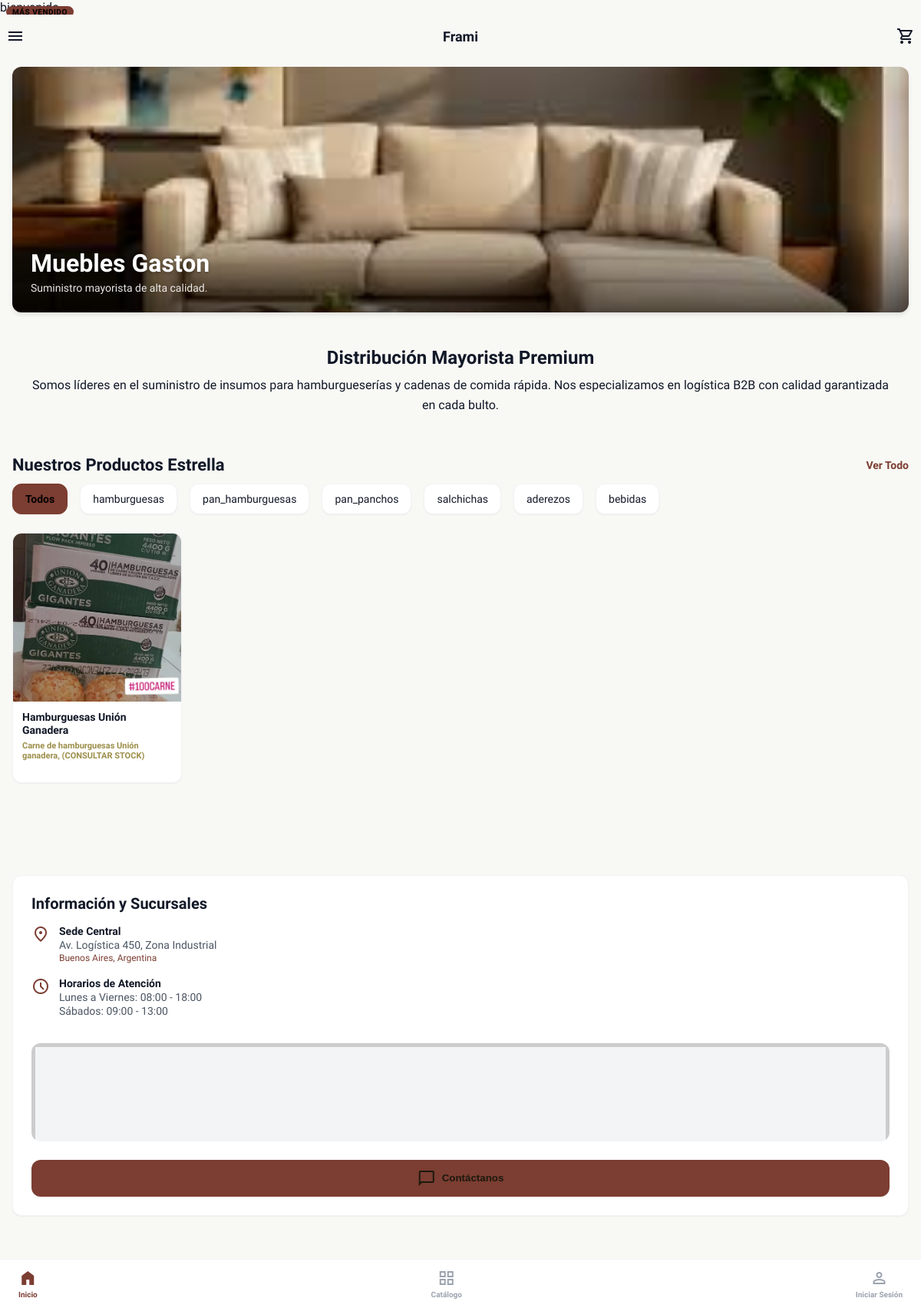
The page /public/index.php on the database its author committed.
### tables this page shows
CREATE TABLE `productos` (
  `id_producto` int(11) NOT NULL,
  `created_at` timestamp NOT NULL DEFAULT current_timestamp(),
  `nombre` varchar(255) NOT NULL,
  `peso_gr` bigint(20) DEFAULT NULL,
  `precio` decimal(10,2) DEFAULT NULL,
  `stock` tinyint(1) NOT NULL DEFAULT 1,
  `fecha_vencimiento` date DEFAULT NULL,
  `ruta` text DEFAULT NULL,
  `id_categoria` int(11) NOT NULL,
  `cantidad` int(11) NOT NULL,
  `descripcion` text DEFAULT NULL,
  `activo` tinyint(1) NOT NULL DEFAULT 1,
  `destacado` tinyint(1) NOT NULL DEFAULT 0
);

### public/index.php (the view, shortened to what this page needs)
<?php
$conn = conectar();
?>
<!DOCTYPE html>
<html class="light" lang="es">
<head>
    <link href="styles.css" rel="stylesheet" />
</head>
<body>
    <div style="display: flex; flex-direction: column; min-height: 100vh;">
        <div class="home-header">
            <div style="display: flex; align-items: center; width: 3rem;">
                <span class="app-icon" style="font-size: 1.5rem;">menu</span>
            </div>
            <h2 class="brand-title">Frami</h2>
            <div style="width: 3rem; display: flex; justify-content: flex-end;">
                <button id="carrito" class="btn-icon" style="padding: 0;">
                    <span class="app-icon" style="font-size: 1.5rem;">shopping_cart</span>
                </button>
            </div>
        </div>
        <div class="hero-container">
            <div class="hero-card"
                style='background-image: linear-gradient(0deg, rgba(0, 0, 0, 0.6) 0%, rgba(0, 0, 0, 0) 40%), url("../assets/pictures/muebles.jpg");'>
                <div class="hero-content">
                    <p class="hero-title">Muebles Gaston</p>
                    <p class="hero-subtitle">Suministro mayorista de alta calidad.</p>
                </div>
            </div>
        </div>
        <div class="info-section">
            <h3 class="section-headline">Distribución Mayorista Premium</h3>
            <p class="section-desc">
                Somos líderes en el suministro de insumos para hamburgueserías y cadenas de comida rápida. Nos
                especializamos en logística B2B con calidad garantizada en cada bulto.
            </p>
        </div>
        <div class="section-header-row">
            <h2 class="section-title">Nuestros Productos Estrella</h2>
            <span class="link-action">Ver Todo</span>
        </div>
        <div class="scroll-container" style="padding: 0 1rem 0.5rem 1rem;">
            <?php
            $currentCategory = isset($_GET['categoria']) ? $_GET['categoria'] : 'Todos';
            $categories = ['Todos', 'hamburguesas', 'pan_hamburguesas', 'pan_panchos', 'salchichas', 'aderezos', 'bebidas'];
            foreach ($categories as $cat):
                $isActive = ($currentCategory === $cat) ? 'active' : '';
                $url = ($cat === 'Todos') ? 'index.php' : 'index.php?categoria=' . urlencode($cat);
                ?>
                <a href="<?php echo $url; ?>" class="category-btn <?php echo $isActive; ?>"
                    style="text-decoration: none; color: inherit; display: inline-flex;">
                    <p><?php echo htmlspecialchars($cat); ?></p>
                </a>
            <?php endforeach; ?>
        </div>
        <?php
        $sql = "SELECT p.* FROM productos p LEFT JOIN categoria c ON p.id_categoria = c.id_categoria WHERE p.activo AND p.destacado=1";
        $params = [];
        $preparar = $conn->prepare($sql);
        $preparar->execute($params);
        $productos = $preparar->fetchAll(PDO::FETCH_ASSOC);
        if ($preparar->rowCount() > 0) {
            echo " <div class='product-grid'> ";
            foreach ($productos as $producto) {
                if ($producto['destacado'] == 1) {
                    echo "<span class='badge-overlay'>Más Vendido</span>";
                }
                echo " <div class='product-card-vertical'> ";
                echo " <div class='product-image-container' style='background-image: url($producto[ruta]);'> ";
                echo " </div> ";
                echo " <div class='product-info-vertical'> ";
                echo " <p class='product-title-sm'>$producto[nombre]</p> ";
                echo " <p class='product-meta'>$producto[descripcion]</p> ";
                echo " </div> ";
                echo " </div> ";
            }
            echo " </div> ";
        } else {
            echo "No se encontraron productos";
        } ?>
    </div>
    <div class="info-box">
        <h2 class="section-title" style="margin-bottom: 1rem; font-size: 1.25rem;">Información y Sucursales</h2>
        <div style="display: flex; flex-direction: column;">
            <div class="info-row">
                <span class="app-icon" style="color: var(--color-primary);">location_on</span>
                <div class="info-content">
                    <p class="info-title">Sede Central</p>
                    <p class="info-text">Av. Logística 450, Zona Industrial</p>
                    <p class="info-sub">Buenos Aires, Argentina</p>
                </div>
            </div>
            <div class="info-row">
                <span class="app-icon" style="color: var(--color-primary);">schedule</span>
                <div class="info-content">
                    <p class="info-title">Horarios de Atención</p>
                    <p class="info-text">Lunes a Viernes: 08:00 - 18:00</p>
                    <p class="info-text">Sábados: 09:00 - 13:00</p>
                </div>
            </div>
        </div>
        <div class="map-container">
            <iframe
                src="https://www.google.com/maps/embed?pb=!1m18!1m12!1m3!1d3301.580512364792!2d-58.32948125625436!3d-34.736069163360064!2m3!1f0!2f0!3f0!3m2!1i1024!2i768!4f13.1!3m3!1m2!1s0x95a32be4e427b0e7%3A0x73ae1571d646cdb9!2sCentro%20de%20Formacion%20Laboral%20N%C2%BA402%20%22Fray%20Luis%20Beltr%C3%A1n%22.%20Quilmes!5e0!3m2!1ses-419!2sar!4v1769450216850!5m2!1ses-419!2sar"
                width="100%" height="450" style="border:5px solid #ccc;" allowfullscreen="" loading="lazy"
></iframe>
        </div>
        <button class="btn-contact">
            <span class="app-icon">chat_bubble</span>
            Contáctanos
        </button>
    </div>
    <div style="height: 6rem;">
        <div class="bottom-nav">
            <a href="index.php" class="nav-item active">
                <span class="app-icon" style="font-variation-settings: 'FILL' 1;">home</span>
                <span class="nav-label">Inicio</span>
            </a>
            <a href="catalogo/index.php" class="nav-item">
                <span class="app-icon">grid_view</span>
                <span class="nav-label">Catálogo</span>
            </a>
            <a href="../index.php" class="nav-item">
                <span class="app-icon">person</span>
                <span class="nav-label">Iniciar Sesión</span>
            </a>
        </div>
    </div>
</body>
</html>

### assets/css/variables.css (style rules this page uses)
:root { --color-primary: rgb(124, 61, 50); --color-primary-hover: rgb(124, 61, 50); --color-bg-light: #f8f8f5; --color-bg-dark: #121212; --color-surface-light: #ffffff; --color-surface-dark: #1e1e1e; --text-main-light: #111827; --text-sec-light: #6b7280; --text-main-dark: #ffffff; --text-sec-dark: #9ca3af; --border-light: #f3f4f6; --border-dark: #1f2937; --radius-sm: 0.25rem; --radius-md: 0.5rem; --radius-lg: 0.75rem; --radius-full: 9999px; --radius-xl: 0.75rem; --font-main: 'Work Sans', sans-serif; }

### rows shown on the page
productos: destacado "MÁS VENDIDO", ruta (picture), nombre "Hamburguesas Unión Ganadera", descripcion "Carne de hamburguesas Unión ganadera, (CONSULTAR STOCK)"

### other values the page prints
$cat "Todos"
$cat "hamburguesas"
$cat "pan_hamburguesas"
$cat "pan_panchos"
$cat "salchichas"
$cat "aderezos"
$cat "bebidas"
